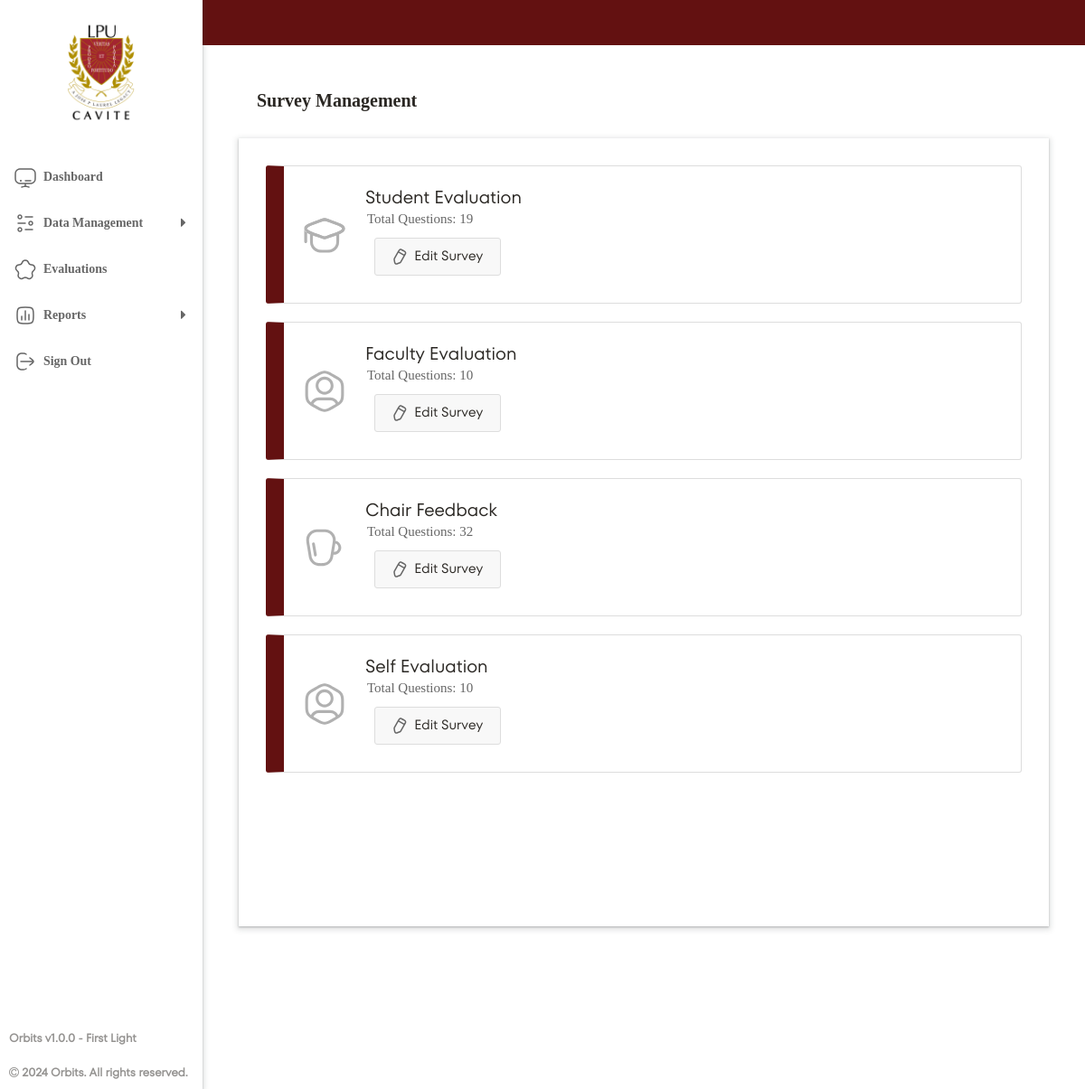
The page /backend/data_handling/survey/survey.php (signed in) on the database its author committed.
### tables this page shows
CREATE TABLE `surveys` (
  `survey_id` int(11) NOT NULL,
  `survey_name` varchar(255) NOT NULL,
  `created_at` timestamp NOT NULL DEFAULT current_timestamp(),
  `target_role` enum('Student','Faculty','Program_chair','Self') DEFAULT NULL
);

### backend/data_handling/survey/survey.php (the view, shortened to what this page needs)
<?php
include ROOT_PATH . '/backend/db/dbconnect.php';
$query = "
    SELECT
        s.survey_id,
        s.survey_name,
        COUNT(q.question_id) AS total_questions
    FROM
        surveys s
    LEFT JOIN
        questions_criteria qc ON s.survey_id = qc.survey_id
    LEFT JOIN
        questions q ON q.criteria_id = qc.criteria_id
    GROUP BY
        s.survey_id
";
$result = mysqli_query($con, $query);
?>
<!DOCTYPE html>
<html lang="en">
<head>
    <link rel='stylesheet' href='../../../frontend/templates/admin-style.css'>
    <link rel="stylesheet" href="https://cdnjs.cloudflare.com/ajax/libs/font-awesome/4.7.0/css/font-awesome.min.css">
    <?php include '../../../frontend/layout/navbar.php'; ?>
</head>
<body>
    <?php include '../../../frontend/layout/sidebar.php'; ?>
    <main>
        <div class="upperMain">
            <div>
                <h1>Survey Management</h1>
            </div>
        </div>
        <div class="content">
            <?php while ($survey = mysqli_fetch_assoc($result)): ?>
                <div class="survey-banner">
                    <?php
                    if (strpos($survey['survey_name'], 'Student') !== false) {
                        $icon = "student.svg";
                    } elseif (strpos($survey['survey_name'], 'Faculty') !== false) {
                        $icon = "faculty.svg";
                    } elseif (strpos($survey['survey_name'], 'Self') !== false) {
                        $icon = "faculty.svg";
                    } elseif (strpos($survey['survey_name'], 'Chair') !== false || strpos($survey['survey_name'], 'Dean') !== false) {
                        $icon = "department.svg";
                    } else {
                        $icon = "survey.svg";
                    }
                    ?>
                    <img class="survey-icon" src="../../../frontend/assets/icons/<?php echo htmlspecialchars($icon); ?>">
                    <div class="survey-info">
                        <h3><?php echo htmlspecialchars($survey['survey_name']); ?></h3>
                        <p>Total Questions: <?php echo htmlspecialchars($survey['total_questions']); ?></p>
                        <div>
                            <button id="openModalBtn-add-course" class="view-btn"
                                onclick="window.location.href='view_survey.php?survey_id=<?php echo $survey['survey_id']; ?>'">
                                <img src="../../../frontend/assets/icons/edit.svg">&nbsp;Edit Survey&nbsp;
                            </button>
                        </div>
                    </div>
                </div>
            <?php endwhile; ?>
        </div>
    </main>
</body>
</html>

### frontend/templates/admin-style.css (style rules this page uses)
* { margin: 0; padding: 0; box-sizing: border-box; text-decoration: none; border: 0; list-style: none; appearance: none; }
p { font-size: 15px; padding: 2px; }
h1 { font-weight: 800; font-size: 1.8rem; color: #2A2723; }
h3 { font-size: 0.87rem; }
body { font-family: myFont; min-height: 100vh; display: grid; grid-template-columns: 14rem 1fr; grid-template-rows: auto 1fr; grid-template-areas: "sidebar navbar" "sidebar main"; overflow: hidden; background-image: none; }
main { grid-area: main; height: calc(100vh - 50px); display: flex; flex-direction: column; }
.upperMain { padding: 20px; text-align: left; }
.upperMain h1 { font-size: 20px; font-weight: bold; margin-top: 30px; margin-bottom: 10px; }
.upperMain div { margin-left: 40px; }
.content { background-color: white; padding: 20px; box-shadow: rgba(60, 64, 67, 0.3) 0px 1px 2px 0px, rgba(60, 64, 67, 0.15) 0px 2px 6px 2px; overflow: auto; height: auto; margin: 40px; margin-top: 0px; flex-grow: 1; display: flex; flex-direction: column; }
.survey-banner { margin: 10px; border: 1px solid #ddd; border-left: #631111 solid 20px; padding: 20px; border-radius: 3px; display: flex; justify-content: flex-start; align-items: center; gap: 20px; }
.survey-info { width: 90%; }
.survey-banner h3 { margin: 0; font-size: 20px; color: #2a2723; font-weight: lighter; font-family: myFont2; }
.survey-banner .survey-icon { width: 50px; opacity: .5; }
.survey-banner button { margin: 10px; display: flex; }
.survey-banner p { margin-top: 0; color: #666; }
.view-btn { background-color: #F8F8F8; border: 1px solid #ddd; color: #2A2723; text-decoration: none; cursor: pointer; padding: 8px 15px; border-radius: 3px; margin: 5px auto; display: inline-block; text-align: center; font-size: 15px; font-family: myFont2; transition-duration: .2s; }

### rows shown on the page
surveys: shows a picture, survey_name "Student Evaluation", total_questions "19"
surveys: survey_name "Faculty Evaluation", total_questions "10"
surveys: shows a picture, survey_name "Chair Feedback", total_questions "32"
surveys: survey_name "Self Evaluation", total_questions "10"
